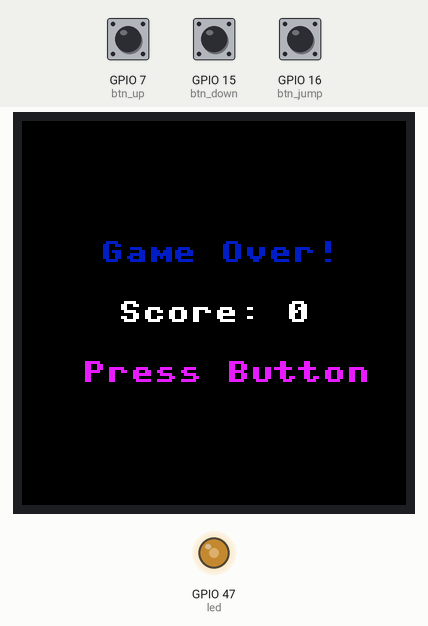
Recording of a program running on a simulated ESP32 board running MicroPython. Parts: 128×128 colour display, output pins drawn as LEDs (lit = HIGH). Inputs (shaded band) come from the test bench; at power-on: GPIO 16 (btn_jump) HIGH, GPIO 7 (btn_up) HIGH, GPIO 15 (btn_down) HIGH. Random numbers come from a fixed seed; library files of the repository ran but are not shown: st7735.py; pins used as bus, display or sensor lines are not drawn.

Above: at 1.6 s.
1.7 s: GPIO 16 (btn_jump) pulled LOW for 0.15 s
3.4 s: GPIO 16 (btn_jump) pulled LOW for 1 s
5.9 s: GPIO 16 (btn_jump) pulled LOW for 3.2 s
11.8 s: GPIO 7 (btn_up) pulled LOW for 1 s
At 13.9 s:
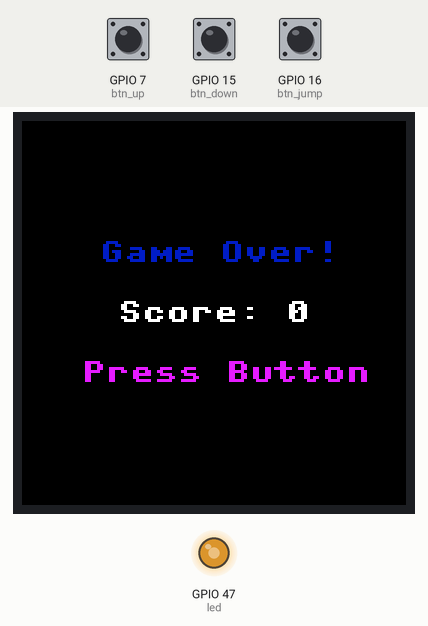
14.3 s: GPIO 15 (btn_down) pulled LOW for 3.2 s
At 17.7 s:
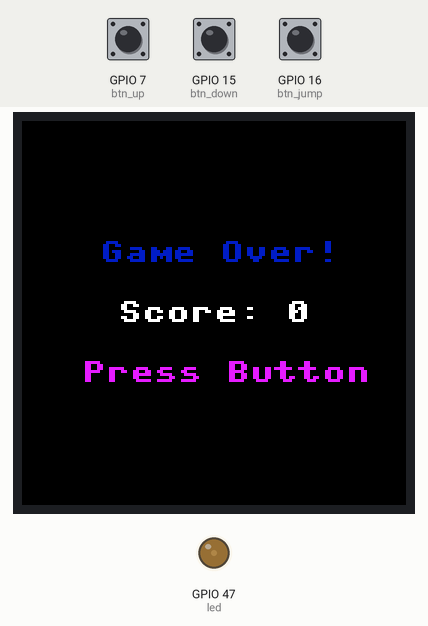
19.0 s: GPIO 16 (btn_jump) pulled LOW for 0.15 s
Timing chart, 0 to 21.7 s (numbered marks = the images above; inputs shaded):
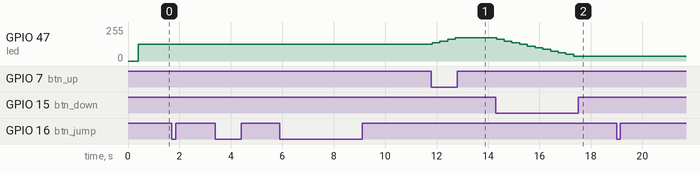

The program:

game.py
```python
from machine import Pin, SPI, PWM
import st7735
import time
import random

# Initialize SPI
spi = SPI(1, baudrate=20000000, polarity=0, phase=0, sck=Pin(12), mosi=Pin(11), miso=Pin(9))

# Define TFT Pins
cs = Pin(10, Pin.OUT)
dc = Pin(13, Pin.OUT)
rst = Pin(8, Pin.OUT)

# Initialize Display
display = st7735.ST7735(spi, cs=cs, dc=dc, rst=rst, rotation=st7735.ROTATE_90)

# Backlight Control (PWM on GPIO 47)
led = PWM(Pin(47))
led.freq(1000)
brightness = 500
led.duty(brightness)

# Button Pins
btn_jump = Pin(16, Pin.IN, Pin.PULL_UP)
btn_up = Pin(7, Pin.IN, Pin.PULL_UP)
btn_down = Pin(15, Pin.IN, Pin.PULL_UP)

# Colors
WHITE = st7735.WHITE
GREEN = 0x07E0  # Green pipes
BLACK = st7735.BLACK
RED = st7735.RED
YELLOW = 0xFFE0

# Game Constants
SCREEN_WIDTH = 128
SCREEN_HEIGHT = 128
BIRD_X = 20
BIRD_SIZE = 12
PIPE_WIDTH = 25
PIPE_GAP = 45
GRAVITY = 1
JUMP_STRENGTH = -6

# ASCII Bird Sprite
bird_sprite = [
    "  ##   ",
    " ###   ",
    "#####  ",
    " ## ## ",
    "  ###  ",
    "   #   "
]

def reset_game():
    global bird_y, velocity, pipe_x, pipe_y, score, game_over
    bird_y = SCREEN_HEIGHT // 2
    velocity = 0
    pipe_x = SCREEN_WIDTH
    pipe_y = random.randint(30, SCREEN_HEIGHT - PIPE_GAP - 30)
    score = 0
    game_over = False

def draw_bird(y):
    """Draws Bird at the given Y position."""
    for row_idx, row in enumerate(bird_sprite):
        for col_idx, pixel in enumerate(row):
            if pixel == "#":
                display.framebuf.pixel(BIRD_X + col_idx, y + row_idx, WHITE)

def draw_pipe(x, gap_y):
    """Draws green pipes."""
    display.framebuf.fill_rect(x, 0, PIPE_WIDTH, gap_y, GREEN)  # Top pipe
    display.framebuf.fill_rect(x, gap_y + PIPE_GAP, PIPE_WIDTH, SCREEN_HEIGHT - (gap_y + PIPE_GAP), GREEN)  # Bottom pipe

def check_collision(y, pipe_x, pipe_y):
    """Checks if Bird collides with pipes."""
    if (BIRD_X < pipe_x + PIPE_WIDTH and BIRD_X + BIRD_SIZE > pipe_x):
        if y < pipe_y or y + BIRD_SIZE > pipe_y + PIPE_GAP:
            return True
    return y <= 0 or y + BIRD_SIZE >= SCREEN_HEIGHT

def draw_centered_text(text, y, color):
    """Helper function to center text accurately."""
    text_x = (SCREEN_WIDTH - len(text) * 6) // 2 - 8
    display.framebuf.text(text, text_x, y, color)

def adjust_brightness():
    global brightness
    if btn_up.value() == 0:
        brightness = min(brightness + 50, 1023)
        led.duty(brightness)
        time.sleep(0.2)
    if btn_down.value() == 0:
        brightness = max(brightness - 50, 0)
        led.duty(brightness)
        time.sleep(0.2)

# Initialize Game
reset_game()

# Game Loop
while True:
    if game_over:
        display.fill(BLACK)
        draw_centered_text("Game Over!", 40, RED)
        draw_centered_text(f"Score: {score}", 60, WHITE)
        draw_centered_text("Press Button", 80, YELLOW)
        display.show()

        while btn_jump.value() == 1:
            adjust_brightness()
            time.sleep(0.1)

        reset_game()

    adjust_brightness()

    if btn_jump.value() == 0:
        velocity = JUMP_STRENGTH

    velocity += GRAVITY
    bird_y += velocity

    pipe_x -= 3
    if pipe_x < -PIPE_WIDTH:
        pipe_x = SCREEN_WIDTH
        pipe_y = random.randint(30, SCREEN_HEIGHT - PIPE_GAP - 30)
        score += 1

    if check_collision(bird_y, pipe_x, pipe_y):
        game_over = True

    display.fill(BLACK)
    draw_bird(bird_y)
    draw_pipe(pipe_x, pipe_y)
    draw_centered_text(f"Score: {score}", 5, WHITE)
    display.show()

    time.sleep(0.05)
```

Measured:
- after the input at 11.8 s, GPIO 47 (led): 125/255 → 137/255 at once, → 150/255 0.30 s later, → 162/255 0.30 s later, → 174/255 0.30 s later
- after the input at 14.3 s, GPIO 47 (led): moves from 174/255 to 37/255 over 3.0 s, starting at once
